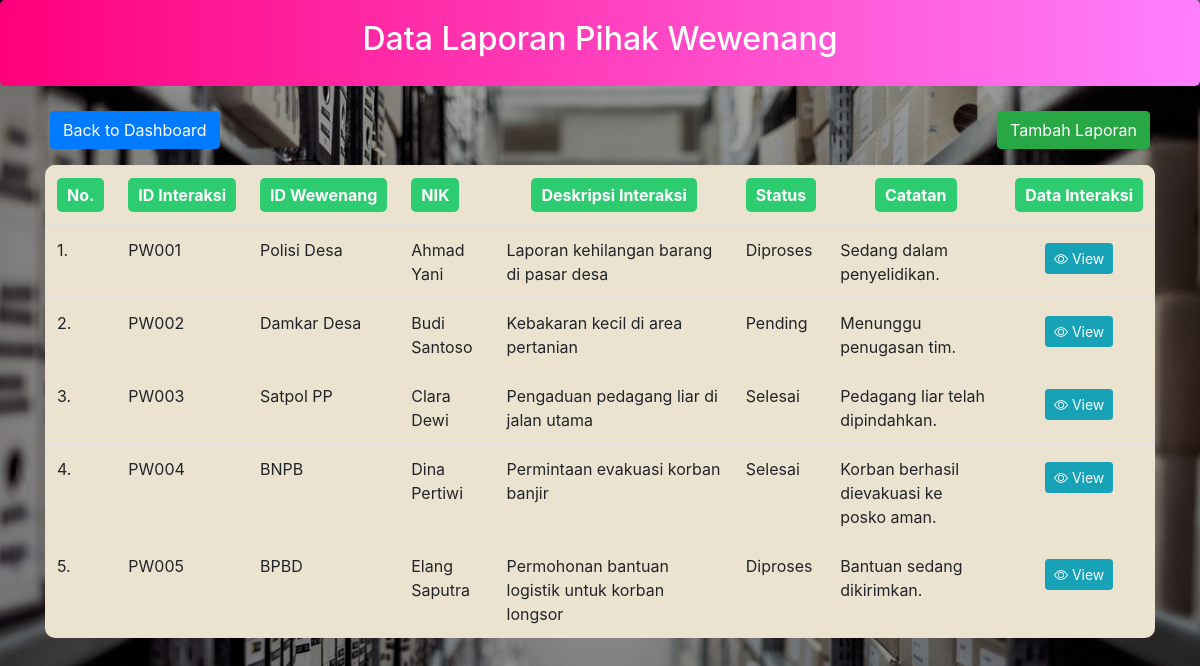
The app's page /LDpihak/laporan/index.php with its own data.
### tables this page shows
CREATE TABLE `pelaporan_pihak_wewenang` (
  `id_interaksi` varchar(20) NOT NULL,
  `NIK` varchar(20) DEFAULT NULL,
  `id_wewenang` varchar(20) DEFAULT NULL,
  `tanggal_interaksi` datetime DEFAULT NULL,
  `deskripsi_interaksi` varchar(255) DEFAULT NULL,
  `status_interaksi` enum('Pending','Diproses','Selesai') DEFAULT NULL,
  `catatan_interaksi` text DEFAULT NULL
);

CREATE TABLE `pihak_wewenang` (
  `id_wewenang` varchar(20) NOT NULL,
  `nama_wewenang` varchar(100) DEFAULT NULL,
  `jenis_layanan` text DEFAULT NULL,
  `kontak_darurat` varchar(15) DEFAULT NULL,
  `alamat_kantor` text DEFAULT NULL
);

CREATE TABLE `masyarakat` (
  `NIK` varchar(20) NOT NULL,
  `nama_penduduk` varchar(100) DEFAULT NULL,
  `alamat` text DEFAULT NULL,
  `tanggal_lahir` date DEFAULT NULL,
  `no_telepon` varchar(15) DEFAULT NULL,
  `email` varchar(100) DEFAULT NULL
);

### LDpihak/laporan/index.php (the view, shortened to what this page needs)
<!DOCTYPE html>
<html lang="id">
<head>
    <link rel="stylesheet" href="../bootstrap/css/bootstrap.min.css">
    <link rel="stylesheet" href="https://cdn.jsdelivr.net/npm/bootstrap-icons@1.9.1/font/bootstrap-icons.css">
</head>
<body>
    <div class="header-gradient">
        <h2>Data Laporan Pihak Wewenang</h2>
    </div>
    <div class="container">
        <a href="../dashboard.php" class="btn btn-primary">Back to Dashboard</a>
        <a href="create.php" class="btn btn-success float-right mb-3">Tambah Laporan</a>
        <?php
            require 'koneksi.php';
            $sort_column = isset($_GET['sort_column']) ? $_GET['sort_column'] : 'id_interaksi';
            $sort_order = isset($_GET['sort_order']) ? $_GET['sort_order'] : 'ASC';
            $new_sort_order = ($sort_order == 'ASC') ? 'DESC' : 'ASC';
            $query = "
                SELECT ppw.*, pw.nama_wewenang, u.nama_penduduk AS nama_pelapor
                FROM pelaporan_pihak_wewenang ppw
                JOIN pihak_wewenang pw ON ppw.id_wewenang = pw.id_wewenang
                JOIN masyarakat u ON ppw.NIK = u.NIK
                ORDER BY $sort_column $sort_order
            ";
            $hasil = mysqli_query($conn, $query);
        ?>
        <table class="table table-hover">
            <thead>
                <tr>
                    <th scope="col" style="color: white;">
                        <a class="judultabel">No.</a>
                    </th>
                    <th scope="col">
                        <a href="?sort_column=id_interaksi&sort_order=<?php echo $new_sort_order; ?>" class="sort-link">ID Interaksi</a>
                    </th>
                    <th scope="col">
                        <a href="?sort_column=id_wewenang&sort_order=<?php echo $new_sort_order; ?>" class="sort-link">ID Wewenang</a>
                    </th>
                    <th scope="col">
                        <a href="?sort_column=NIK&sort_order=<?php echo $new_sort_order; ?>" class="sort-link">NIK</a>
                    </th>
                    <th scope="col" style="text-align: center;">
                        <a href="?sort_column=deskripsi_interaksi&sort_order=<?php echo $new_sort_order; ?>" class="sort-link">Deskripsi Interaksi</a>
                    </th>
                    <th scope="col" style="text-align: center;">
                        <a href="?sort_column=status_interaksi&sort_order=<?php echo $new_sort_order; ?>" class="sort-link">Status</a>
                    </th>
                    <th scope="col" style="text-align: center;">
                        <a href="?sort_column=catatan_interaksi&sort_order=<?php echo $new_sort_order; ?>" class="sort-link">Catatan</a>
                    </th>
                    <th scope="col" style="text-align: center; color: white;">
                        <a class="judultabel">Data Interaksi</a>
                    </th>
                </tr>
            </thead>
            <tbody>
                <?php
                    $no = 1;
                    while ($data = mysqli_fetch_array($hasil)) {
                        echo "<tr>";
                        echo "<td>" . $no . ".</td>";
                        echo "<td>" . $data['id_interaksi'] . "</td>";
                        echo "<td>" . htmlspecialchars($data['nama_wewenang']) . "</td>";
                        echo "<td>" . htmlspecialchars($data['nama_pelapor']) . "</td>";
                        echo "<td>" . $data['deskripsi_interaksi'] . "</td>";
                        echo "<td>" . $data['status_interaksi'] . "</td>";
                        echo "<td>" . $data['catatan_interaksi'] . "</td>";
                        echo "<td style='text-align: center;'>
                                <a href='view.php?id_interaksi=" . $data['id_interaksi'] . "' class='btn btn-info btn-sm' title='view'>
                                    <i class='bi bi-eye'></i> View
                                </a>
                            </td>";
                        echo "</tr>";
                        $no++;
                    }
                    ?>
            </tbody>
        </table>
    </div>
</body>
</html>

### LDpihak/laporan/index.php (style rules this page uses)
body { background: linear-gradient(rgba(0, 0, 0, 0.3), rgba(0, 0, 0, 0.3)), url('/layanandesa/images/laporanbg.jpg'); background-size: cover; background-position: center; background-attachment: fixed; color: white; height: 100vh; margin: 0; display: flex; flex-direction: column; }
.header-gradient { background: linear-gradient(90deg, #ff007b, #ff80ff); color: white; padding: 20px; margin-bottom: 20px; border-radius: 5px; text-align: center; }
table { background-color: #ECE2D0; border-collapse: collapse; border-radius: 10px; overflow: hidden; }
.btn { margin: 5px; }
th { white-space: nowrap; text-overflow: ellipsis; overflow: hidden; }
.judultabel { color: white; background-color: #2ecc71; padding: 5px 10px; border-radius: 5px; text-decoration: none; display: inline-block; text-align: center; }
.sort-link { color: white; background-color: #2ecc71; padding: 5px 10px; border-radius: 5px; text-decoration: none; display: inline-block; text-align: center; }

### records on screen
pelaporan_pihak_wewenang: id_interaksi "PW001", id_wewenang.nama_wewenang "Polisi Desa", NIK.nama_penduduk "Ahmad Yani", deskripsi_interaksi "Laporan kehilangan barang di pasar desa", status_interaksi "Diproses", catatan_interaksi "Sedang dalam penyelidikan."
pelaporan_pihak_wewenang: id_interaksi "PW002", id_wewenang.nama_wewenang "Damkar Desa", NIK.nama_penduduk "Budi Santoso", deskripsi_interaksi "Kebakaran kecil di area pertanian", status_interaksi "Pending", catatan_interaksi "Menunggu penugasan tim."
pelaporan_pihak_wewenang: id_interaksi "PW003", id_wewenang.nama_wewenang "Satpol PP", NIK.nama_penduduk "Clara Dewi", deskripsi_interaksi "Pengaduan pedagang liar di jalan utama", status_interaksi "Selesai", catatan_interaksi "Pedagang liar telah dipindahkan."
pelaporan_pihak_wewenang: id_interaksi "PW004", id_wewenang.nama_wewenang "BNPB", NIK.nama_penduduk "Dina Pertiwi", deskripsi_interaksi "Permintaan evakuasi korban banjir", status_interaksi "Selesai", catatan_interaksi "Korban berhasil dievakuasi ke posko aman."
pelaporan_pihak_wewenang: id_interaksi "PW005", id_wewenang.nama_wewenang "BPBD", NIK.nama_penduduk "Elang Saputra", deskripsi_interaksi "Permohonan bantuan logistik untuk korban longsor", status_interaksi "Diproses", catatan_interaksi "Bantuan sedang dikirimkan."
